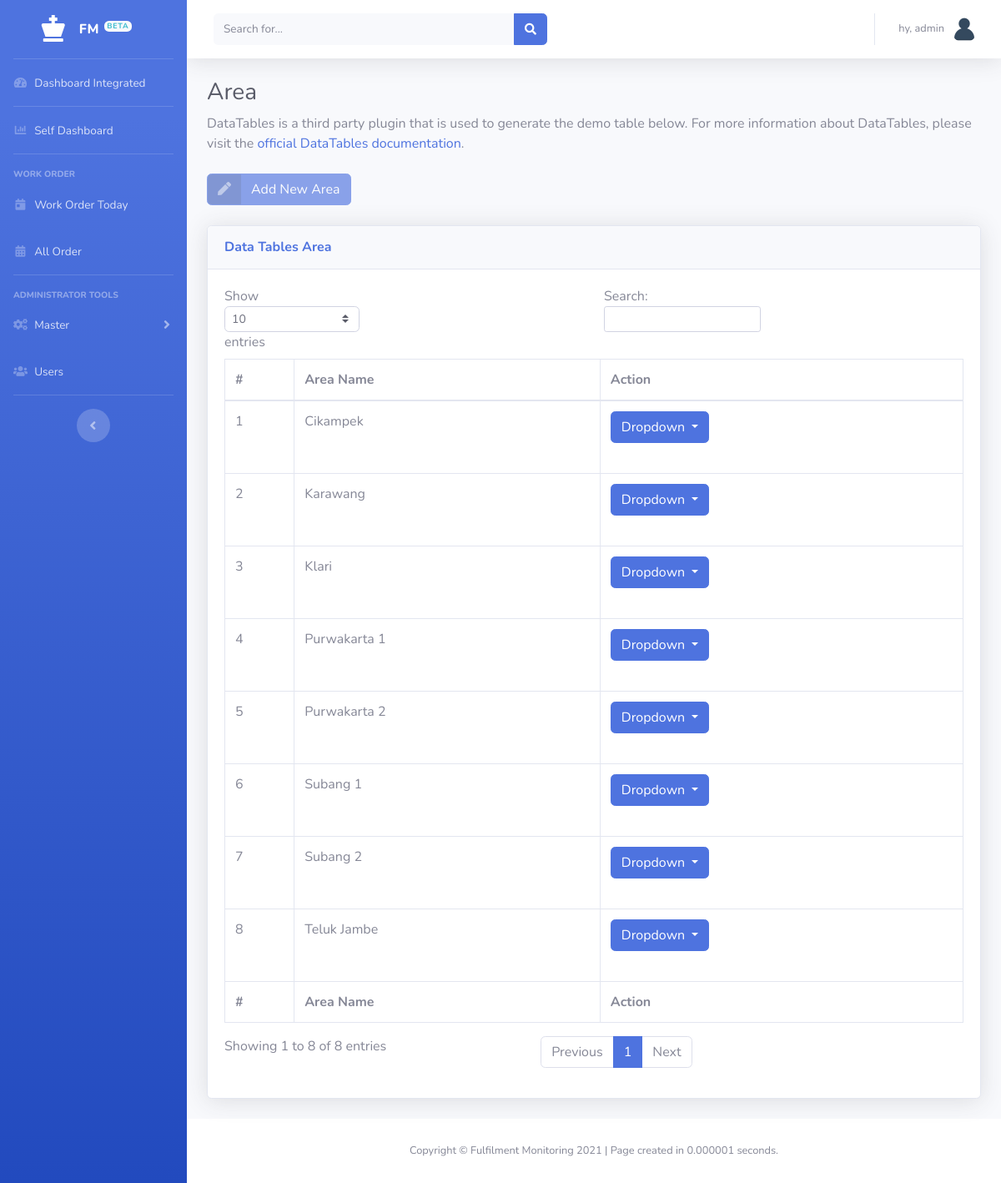
The page /leader/m-area.php (signed in) on the database its author committed.
### tables this page shows
CREATE TABLE `m_area` (
  `id_area` int(11) NOT NULL,
  `area_name` varchar(512) NOT NULL
);

### leader/m-area.php (the view, shortened to what this page needs)
<!DOCTYPE html>
<html lang="en">
<?php
include '../template/head.php';
?>
<body id="page-top">
  <div id="wrapper">
    <?php
    include 'menu.php';
    ?>
    <div id="content-wrapper" class="d-flex flex-column">
      <div id="content">
        <?php
        include 'top_bar.php';
        ?>
        <div class="container-fluid">
          <h1 class="h3 mb-2 text-gray-800">Area</h1>
          <p class="mb-4">DataTables is a third party plugin that is used to generate the demo table below. For more information about DataTables, please visit the <a target="_blank" href="https://datatables.net">official DataTables documentation</a>.</p>
          <a href="#" class="btn btn-primary btn-icon-split disabled">
            <span class="icon text-white-50">
              <i class="fas fa-pen"></i>
            </span>
            <span class="text">Add New Area</span>
          </a>
          <div class="card shadow mb-4">
            <div class="card-header py-3">
              <h6 class="m-0 font-weight-bold text-primary">Data Tables Area</h6>
            </div>
            <div class="card-body">
              <div class="table-responsive">
                <table class="table table-bordered" id="dataTable" width="100%" cellspacing="0">
                  <thead>
                    <tr>
                      <th>#</th>
                      <th>Area Name</th>
                      <th>Action</th>
                    </tr>
                  </thead>
                  <tfoot>
                    <tr>
                      <th>#</th>
                      <th>Area Name</th>
                      <th>Action</th>
                    </tr>
                  </tfoot>
                  <tbody>
                    <?php
                    include "../koneksi.php";
                    $no = 1;
                    $data = mysqli_query($koneksi,"select * from m_area");
                    while($d = mysqli_fetch_array($data)){
                    ?>
                    <tr>
                      <td><?php echo $no++; ?></td>
                      <td><?php echo $d['area_name']; ?></td>
                      <td>
                        <div class="dropdown mb-4">
                          <button class="btn btn-primary dropdown-toggle" type="button" id="dropdownMenuButton" data-toggle="dropdown" aria-haspopup="true" aria-expanded="false">
                            Dropdown
                          </button>
                        </div>
                      </td>
                    </tr>
                    <?php } ?>
                  </tbody>
                </table>
              </div>
            </div>
          </div>
        </div>
      </div>
      <?php
      include '../template/footer.php';
      ?>
    </div>
  </div>
</body>
</html>

### rows shown on the page
m_area: area_name "Cikampek"
m_area: area_name "Karawang"
m_area: area_name "Klari"
m_area: area_name "Purwakarta 1"
m_area: area_name "Purwakarta 2"
m_area: area_name "Subang 1"
m_area: area_name "Subang 2"
m_area: area_name "Teluk Jambe"

### other values the page prints
$_SESSION['username'] "admin"
$d "2021"
